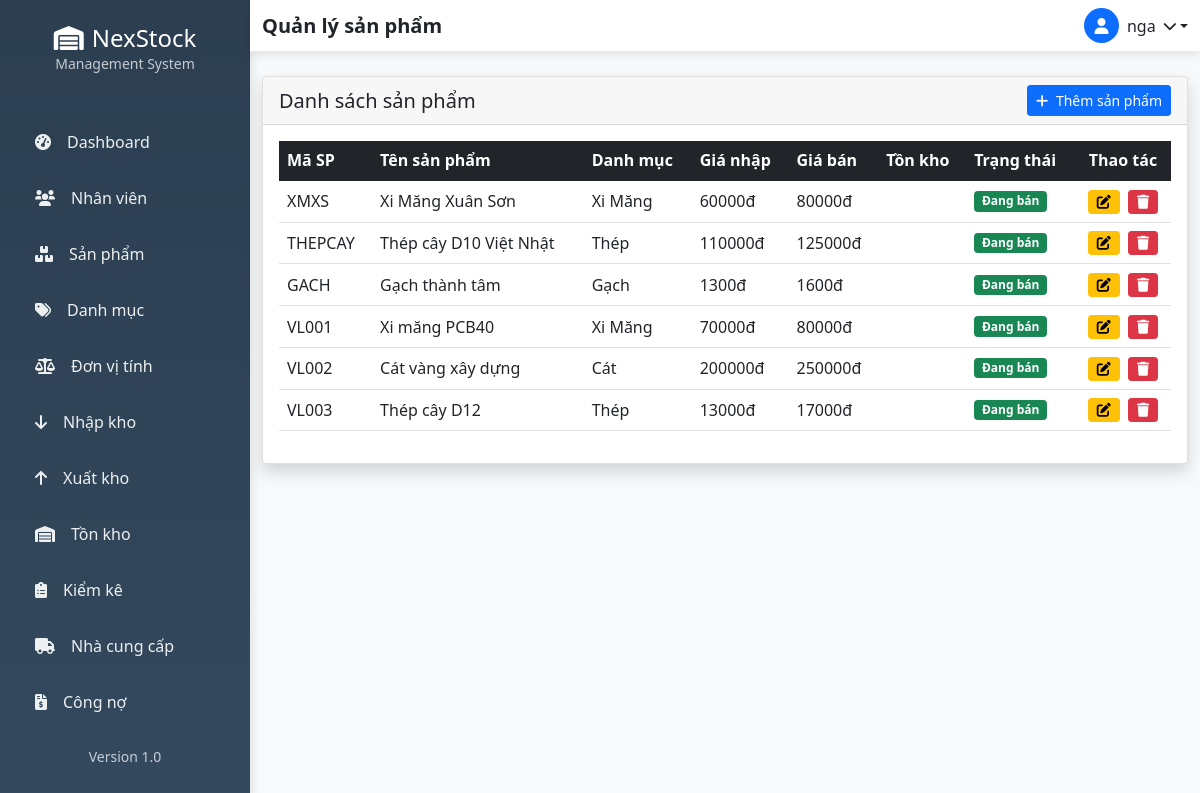
Page /san-pham/ (signed in) on the earlier database version.
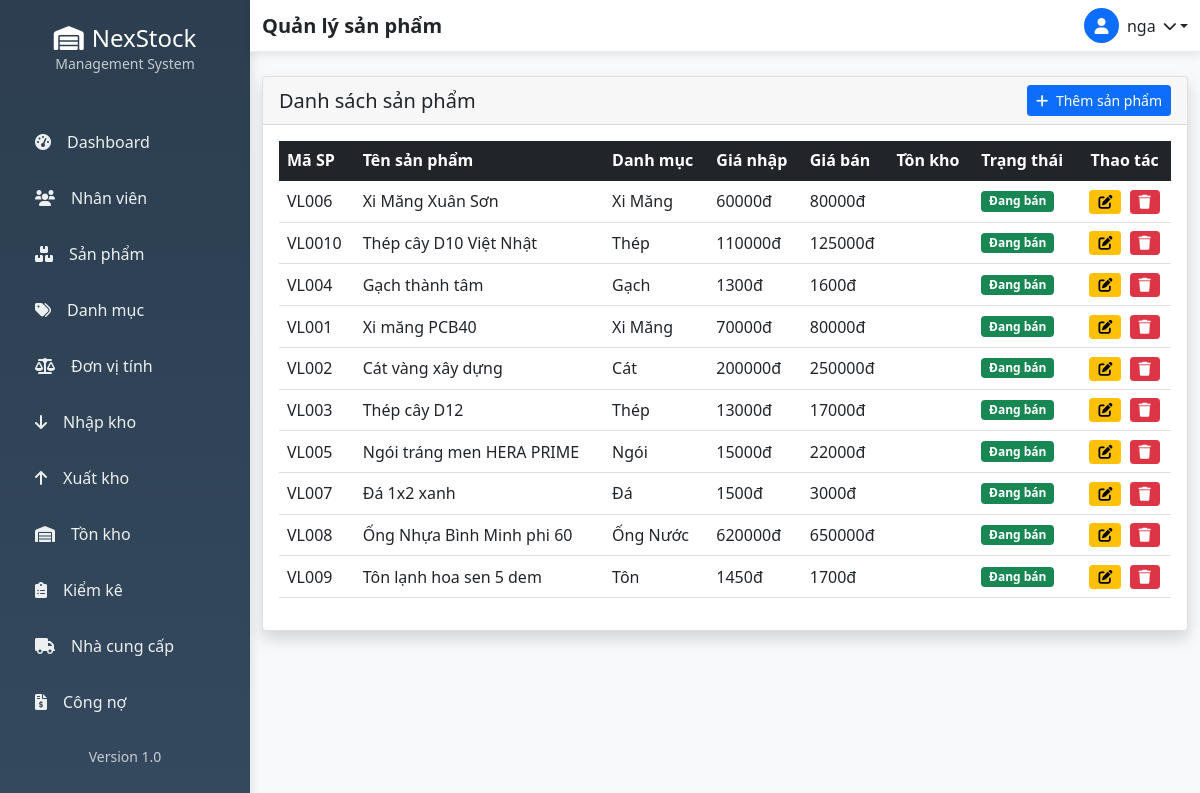
Same page on the later database version.
### products/models.py (models this page shows, shortened)
class SanPham(models.Model):
    danh_muc = models.ForeignKey(DanhMucSanPham, on_delete=models.CASCADE)
    don_vi_tinh = models.ForeignKey(DonViTinh, on_delete=models.CASCADE)
    ma_san_pham = models.CharField(max_length=50, unique=True)
    ten_san_pham = models.CharField(max_length=200)
    mo_ta = models.TextField(blank=True, null=True)
    gia_nhap = models.DecimalField(max_digits=15, decimal_places=2)
    gia_ban = models.DecimalField(max_digits=15, decimal_places=2)
    trang_thai = models.BooleanField(default=True)
    ngay_tao = models.DateTimeField(auto_now_add=True)
    class Meta:
        verbose_name = "Sản phẩm"
        verbose_name_plural = "Sản phẩm"

class DanhMucSanPham(models.Model):
    ten_danh_muc = models.CharField(max_length=100)
    mo_ta = models.TextField(blank=True, null=True)
    trang_thai = models.BooleanField(default=True)
    ngay_tao = models.DateTimeField(auto_now_add=True)
    class Meta:
        verbose_name = "Danh mục sản phẩm"
        verbose_name_plural = "Danh mục sản phẩm"

### products/views.py (the view)
# urls.py: path('', views.product_list, name='product_list'),
@login_required
def product_list(request):
    products = SanPham.objects.all()
    return render(request, 'products/product_list.html', {'products': products})

### templates/products/product_list.html (shortened to what this page needs)
{% extends 'base.html' %}
{% block page_title %}Quản lý sản phẩm{% endblock %}
{% block content %}
<div class="card shadow">
    <div class="card-header d-flex justify-content-between align-items-center">
        <h5 class="card-title mb-0">Danh sách sản phẩm</h5>
        <a href="{% url 'product_create' %}" class="btn btn-primary btn-sm">
            <i class="fas fa-plus me-1"></i> Thêm sản phẩm
        </a>
    </div>
    <div class="card-body">
        <div class="table-responsive">
            <table class="table table-hover align-middle">
                <thead class="table-dark">
                    <tr>
                        <th>Mã SP</th>
                        <th>Tên sản phẩm</th>
                        <th>Danh mục</th>
                        <th>Giá nhập</th>
                        <th>Giá bán</th>
                        <th>Tồn kho</th>
                        <th>Trạng thái</th>
                        <th class="text-center">Thao tác</th>
                    </tr>
                </thead>
                <tbody>
                    {% for product in products %}
                    <tr>
                        <td>{{ product.ma_san_pham }}</td>
                        <td>{{ product.ten_san_pham }}</td>
                        <td>{{ product.danh_muc.ten_danh_muc }}</td>
                        <td>{{ product.gia_nhap|floatformat:0 }}đ</td>
                        <td>{{ product.gia_ban|floatformat:0 }}đ</td>
                        <td>{{ product.ton_kho }}</td>
                        <td>
                            {% if product.trang_thai %}
                                <span class="badge bg-success">Đang bán</span>
                            {% else %}
                                <span class="badge bg-secondary">Ngừng bán</span>
                            {% endif %}
                        </td>
                        <td class="text-center">
                            <a href="{% url 'product_edit' product.id %}" class="btn btn-sm btn-warning me-1">
                                <i class="fas fa-edit"></i>
                            </a>
                            <a href="{% url 'product_delete' product.id %}" class="btn btn-sm btn-danger">
                                <i class="fas fa-trash"></i>
                            </a>
                        </td>
                    </tr>
                    {% empty %}
                    <tr>
                        <td colspan="8" class="text-center text-muted">Chưa có sản phẩm nào.</td>
                    </tr>
                    {% endfor %}
                </tbody>
            </table>
        </div>
    </div>
</div>
{% endblock %}

Differences in the rows shown:
changed SanPham "Xi Măng Xuân Sơn": ma_san_pham "XMXS" → "VL006"
changed SanPham "Thép cây D10 Việt Nhật": ma_san_pham "THEPCAY" → "VL0010"
changed SanPham "Gạch thành tâm": ma_san_pham "GACH" → "VL004"
added SanPham: ma_san_pham "VL005", ten_san_pham "Ngói tráng men HERA PRIME", danh_muc.ten_danh_muc "Ngói", gia_nhap "15000", gia_ban "22000", trang_thai "Đang bán"
added SanPham: ma_san_pham "VL007", ten_san_pham "Đá 1x2 xanh", danh_muc.ten_danh_muc "Đá", gia_nhap "1500", gia_ban "3000", trang_thai "Đang bán"
added SanPham: ma_san_pham "VL008", ten_san_pham "Ống Nhựa Bình Minh phi 60", danh_muc.ten_danh_muc "Ống Nước", gia_nhap "620000", gia_ban "650000", trang_thai "Đang bán"
added SanPham: ma_san_pham "VL009", ten_san_pham "Tôn lạnh hoa sen 5 dem", danh_muc.ten_danh_muc "Tôn", gia_nhap "1450", gia_ban "1700", trang_thai "Đang bán"
